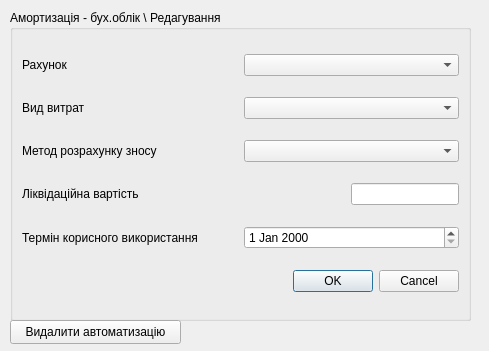
<?xml version="1.0" encoding="UTF-8"?>
<ui version="4.0">
 <class>editAuthomation</class>
 <widget class="QDialog" name="editAuthomation">
  <property name="geometry">
   <rect>
    <x>0</x>
    <y>0</y>
    <width>489</width>
    <height>351</height>
   </rect>
  </property>
  <property name="windowTitle">
   <string>Dialog</string>
  </property>
  <widget class="QGroupBox" name="groupBox">
   <property name="geometry">
    <rect>
     <x>10</x>
     <y>10</y>
     <width>461</width>
     <height>311</height>
    </rect>
   </property>
   <property name="title">
    <string>Амортизація - бух.облік \ Редагування</string>
   </property>
   <layout class="QVBoxLayout" name="verticalLayout">
    <item>
     <layout class="QHBoxLayout" name="horizontalLayout">
      <item>
       <widget class="QLabel" name="label">
        <property name="text">
         <string>Рахунок</string>
        </property>
       </widget>
      </item>
      <item>
       <widget class="QComboBox" name="comboBox_assetId"/>
      </item>
     </layout>
    </item>
    <item>
     <layout class="QHBoxLayout" name="horizontalLayout_2">
      <item>
       <widget class="QLabel" name="label_2">
        <property name="text">
         <string>Вид витрат</string>
        </property>
       </widget>
      </item>
      <item>
       <widget class="QComboBox" name="comboBox_expenseType"/>
      </item>
     </layout>
    </item>
    <item>
     <layout class="QHBoxLayout" name="horizontalLayout_3">
      <item>
       <widget class="QLabel" name="label_3">
        <property name="text">
         <string>Метод розрахунку зносу</string>
        </property>
       </widget>
      </item>
      <item>
       <widget class="QComboBox" name="comboBox_depreciationMethod"/>
      </item>
     </layout>
    </item>
    <item>
     <layout class="QHBoxLayout" name="horizontalLayout_6">
      <item>
       <widget class="QLabel" name="label_4">
        <property name="text">
         <string>Ліквідаційна вартість</string>
        </property>
       </widget>
      </item>
      <item>
       <spacer name="horizontalSpacer">
        <property name="orientation">
         <enum>Qt::Horizontal</enum>
        </property>
        <property name="sizeType">
         <enum>QSizePolicy::Fixed</enum>
        </property>
        <property name="sizeHint" stdset="0">
         <size>
          <width>40</width>
          <height>20</height>
         </size>
        </property>
       </spacer>
      </item>
      <item>
       <widget class="QLineEdit" name="lineEdit_salvageValue">
        <property name="sizePolicy">
         <sizepolicy hsizetype="Fixed" vsizetype="Fixed">
          <horstretch>0</horstretch>
          <verstretch>0</verstretch>
         </sizepolicy>
        </property>
       </widget>
      </item>
     </layout>
    </item>
    <item>
     <layout class="QHBoxLayout" name="horizontalLayout_5">
      <item>
       <widget class="QLabel" name="label_5">
        <property name="text">
         <string>Термін корисного використання</string>
        </property>
       </widget>
      </item>
      <item>
       <widget class="QDateEdit" name="dateEdit_depreciationTerm"/>
      </item>
     </layout>
    </item>
    <item>
     <widget class="QDialogButtonBox" name="buttonBox">
      <property name="orientation">
       <enum>Qt::Horizontal</enum>
      </property>
      <property name="standardButtons">
       <set>QDialogButtonBox::Cancel|QDialogButtonBox::Ok</set>
      </property>
     </widget>
    </item>
   </layout>
  </widget>
  <widget class="QPushButton" name="pushButton_delete">
   <property name="geometry">
    <rect>
     <x>10</x>
     <y>320</y>
     <width>171</width>
     <height>24</height>
    </rect>
   </property>
   <property name="text">
    <string>Видалити автоматизацію</string>
   </property>
  </widget>
 </widget>
 <resources/>
 <connections/>
</ui>
